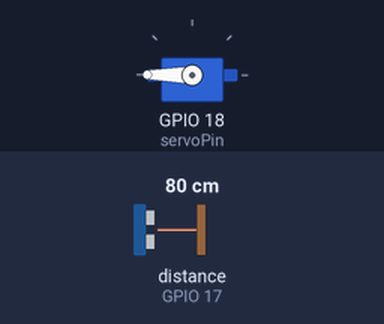
Bench run of a sketch on a simulated ESP32. Parts: servo. Wiring (inferred from the names in the program): ultrasonic range finder: trigger GPIO 16; echo GPIO 17. The test bench sets the inputs (shaded band); at power-on: distance to the obstacle (sensor on GPIO 17) 80 cm. The echo pulse lasts 58.3 µs per cm.

Above: at 1.2 s.
1.3 s: distance to the obstacle (sensor on GPIO 17) set to 13 cm
2.8 s: distance to the obstacle (sensor on GPIO 17) set to 10 cm
At 4.0 s:
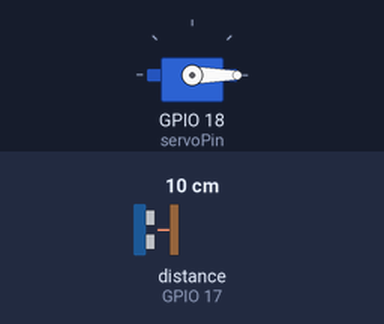
4.3 s: distance to the obstacle (sensor on GPIO 17) set to 18 cm
At 6.5 s:
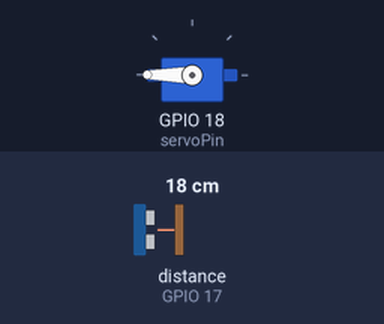
7.3 s: distance to the obstacle (sensor on GPIO 17) set to 2 cm
At 8.1 s:
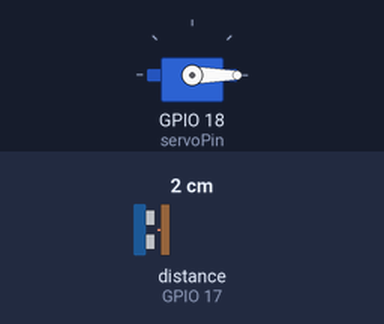
Timing chart, 0 to 9.9 s (numbered marks = the images above; inputs shaded):
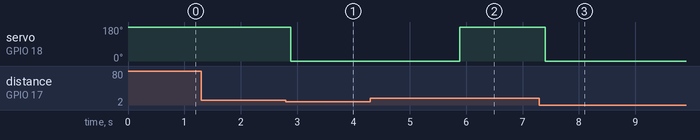

Measured:
- the behaviour switches between 12 and 11 cm on distance to the obstacle (sensor on GPIO 17) (found by bisection; images 0 and 1)
- after the input at 1.3 s, every drawn part: stays the same
- after the input at 2.8 s, servo on GPIO 18 (servoPin): 180° → 0° after 0.09 s
- after the input at 4.3 s, servo on GPIO 18 (servoPin): goes on until 5.9 s, then stays 180°
- after the input at 7.3 s, servo on GPIO 18 (servoPin): 180° → 0° after 0.10 s

The sketch:

Proiect_CosInteligent_SenzorHCSR04.ino
```cpp
#include <ESP32Servo.h>
Servo myServo;
int servoPin = 18;
int trigPin = 16;
int echoPin = 17;
void setup() {
  Serial.begin(115200);
  myServo.attach(servoPin, 500, 2400);
  myServo.write(180);
  pinMode(trigPin, OUTPUT);
  pinMode(echoPin, INPUT);
}

void loop() {
  digitalWrite(trigPin, LOW);
  delayMicroseconds(2);
  digitalWrite(trigPin, HIGH);
  delayMicroseconds(2);
  digitalWrite(trigPin, LOW);

  long durata = pulseIn(echoPin, HIGH);
  int distanta = durata*0.034/2;

  if(distanta>=0 && distanta <=10)
  {
    myServo.write(0);
    delay(3000);

    myServo.write(180);
    delay(500);
  }
  delay(100);
}
```
